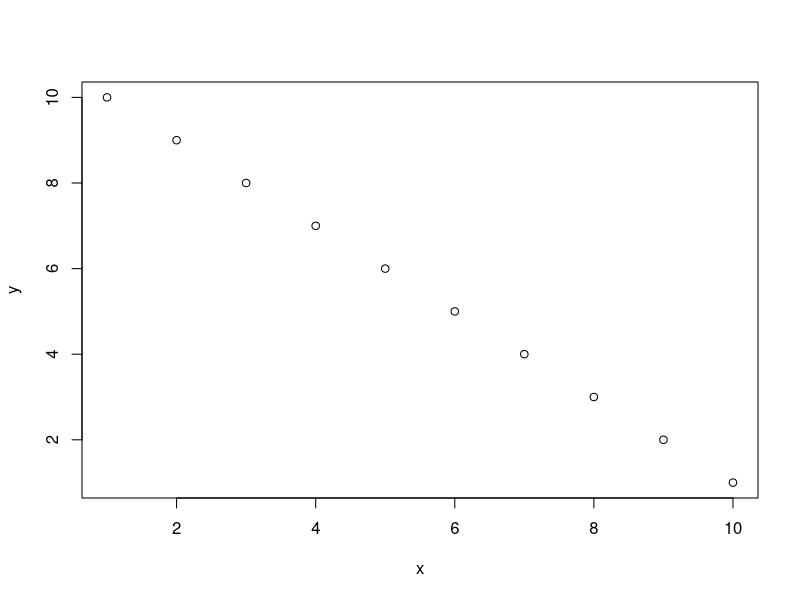
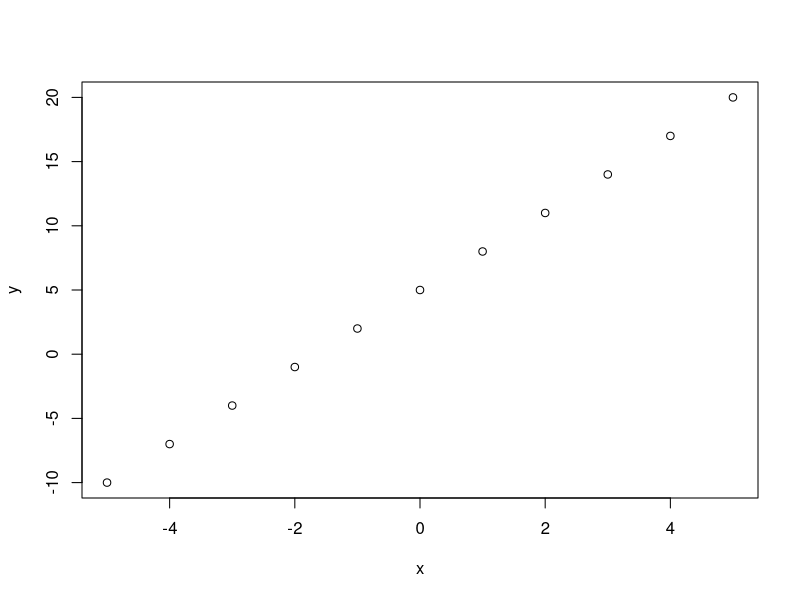
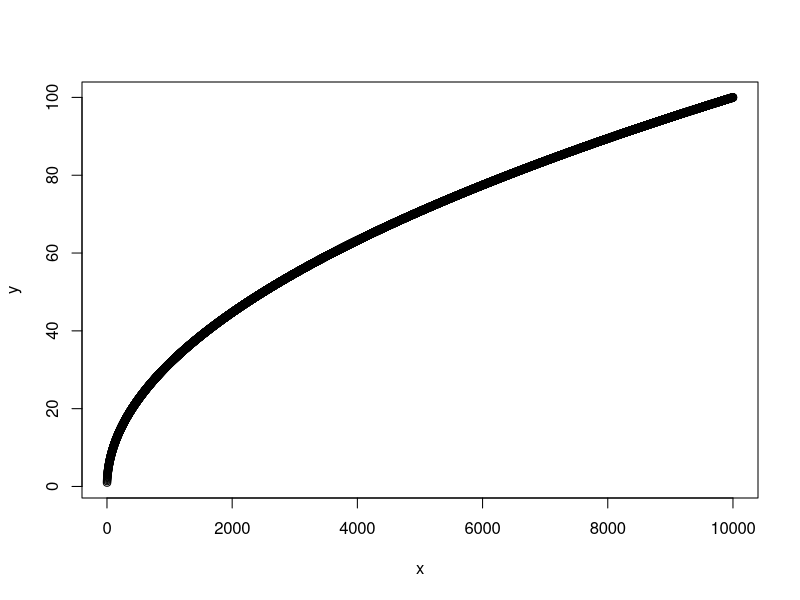
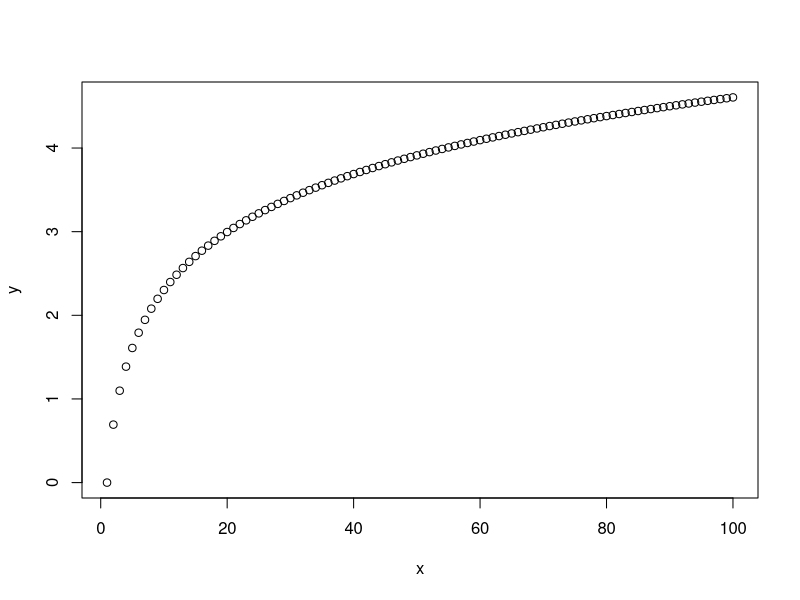
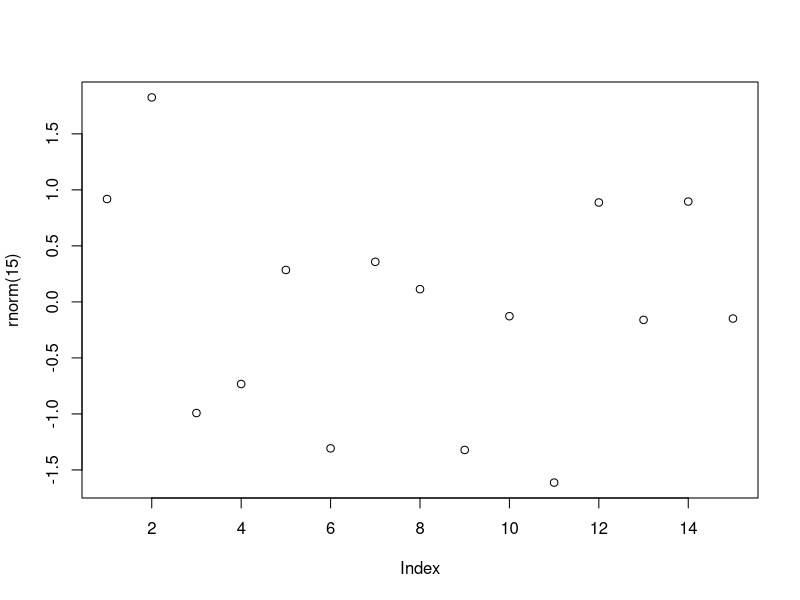
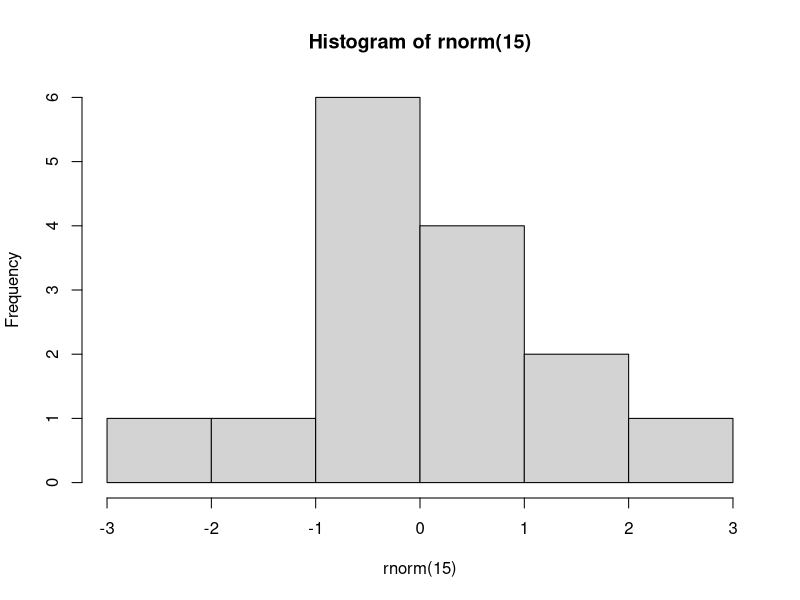
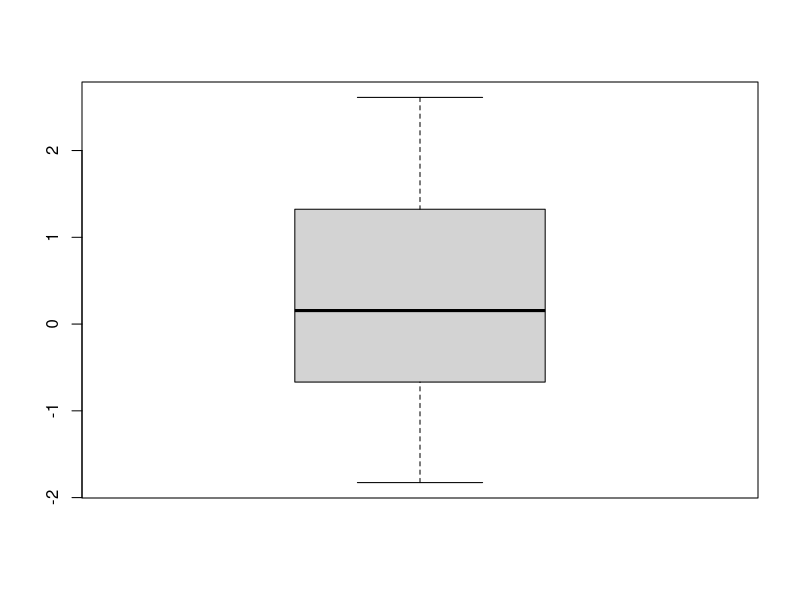
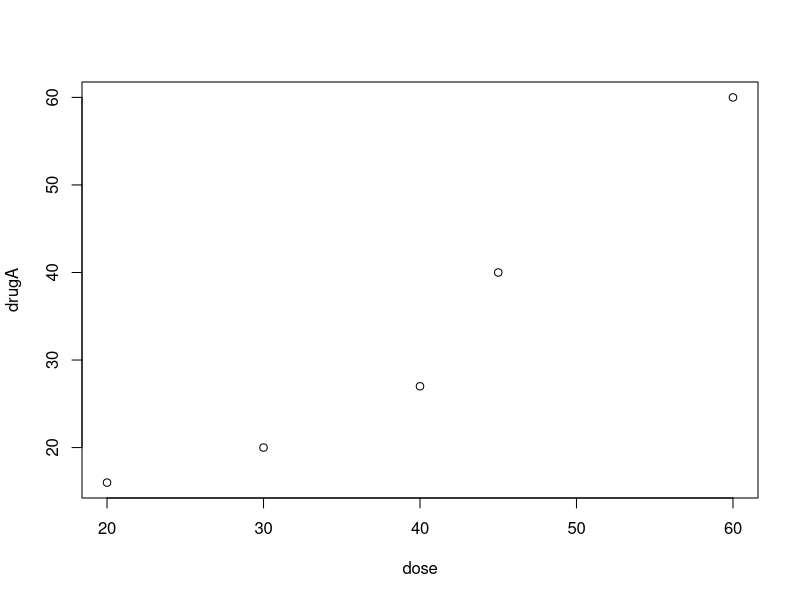

These figures' R source, in order: (Note: this script raises an error after producing the figures.)

# 숫자와 텍스트만으로 작성된 통계결과는 지루 / 따분
# 그래프와 그림형태로 제시(시각적 묘사) - Good
# 그래프 그리기 함수 : plot(x, y), plot(y ~ x)
x <- (1:10)
y <- (10:1)
plot(x, y)

x <- (-5:5)
y <- 3*x + 5
plot(x, y)

x <- (1:10000)
y <- sqrt(x)
plot(x, y)

x <- (1:100)
y <- log(x)
plot(x, y)

plot(rnorm(15))
hist(rnorm(15))
boxplot(rnorm(15))

#그래프 출력방향 지정 - sink()
bmp('c:/Java/graph.jpg') # 그래프를 jpg 확장자로 저장(왠지 bmp, png는 안됨)
attach(mtcars)
plot(wt, mpg) # x축 중량, y축 연비 / 산점도
abline(lm(mpg~wt)) # 상관관계를 의미하는 직선 추가
title('차량 중량에 따른 연비의 상관관계')
detach(mtcars)
sink() # 작성한 내용을 지정한 장치로 전달
dev.off() # sink 해제


# 그래프 그리기 사례
# 두 약물에 따른 환자 반응
dose <- c(20, 30, 40, 45, 60)
drugA <- c(16, 20, 27, 40, 60)
drugB <- c(15, 18, 25, 31, 40)
plot(dose, drugA, type='p') # 점(default값이 p임)
plot(dose, drugA, type='l') # 선
plot(dose, drugA, type='h') # 수직선
plot(dose, drugA, type='s') # 계단식
plot(dose, drugA, type='S') # 계단식

# 그래프 옵션 설정 - par()
# pch : 점 종류 (0 ~ 25)
# lty : 선 종류 (1 ~ 6)
# cex : 기호 크기 1, 1.5, 0.5
# lwd : 선 굵기 1, 1.5, 0.5
par(lty=2, pch=17, lwd=3, cex=3)
plot(dose, drugB, type='b')

plot(dose, drugB, type='b', lty=4, pch=5) # 이렇게 한방에 할 수도 있음

par(bg='light cyan')  # 그래프 배경
plot(dose, drugB, type='b')

# col 색, fg 전경색
plot(dose, drugA, col='red', col.axis='blue', coo.lab='green', main='메인제목', col.main='purple', sub='서브제목', col.sub='navy', fg='orange')


# 그래프에서 사용 가능한 색상 조회 - colors()
colors()
# 인기색
colors1 <- rainbow(10)
colors2 <- heat.colors(10)
colors3 <- topo.colors(10)
colors4 <- cm.colors(10)
colors5 <- gray(0:10/10)

plot(1:10, 10:1, col=colors1)
plot(1:10, 10:1, col=colors2)
plot(1:10, 10:1, col=colors3)
plot(1:10, 10:1, col=colors4)
plot(1:10, 10:1, col=colors5)

# iris에서 종별(Species)로 색상을 지정해서 산점도 출력
attach(iris)
plot(Petal.Width~Sepal.Width, iris, xlab='Sepal 길이', ylab = 'Petal 너비', main = 'iris 샘플링', col=c('red', 'blue', 'green')[Species])
detach(iris)


# 원 그래프(파이)
pie(rep(1:10), labels=colors1, col=colors1)
pie(rep(1:10), labels=colors2, col=colors2)
pie(rep(1:10), labels=colors3, col=colors3)
pie(rep(1:10), labels=colors4, col=colors4)
pie(rep(1:10), labels=colors5, col=colors5)

windowsFonts(
  A = windowFont("궁서체"),
  B = windowsFont("Consolas"),
  C = windowsFont("맑은 고딕")
)
# 폰트 : 1 기본, 2 진하게, 3 이탤릭, 4 진하고 이탤릭
par(mfrow=c(1, 1)) # 그래프 옵션 초기화
par(font.lab=3, font.main=4, font.axis=2, family='B') # A, B, C 글씨체 바뀜
plot(dose, drugA, type='b', main='폰트 연습')
     
     # 범례 - legend(위치, 제목, 범례...)
     install.packages('Hmisc') # 그래프에 작은 눈금을 그림
     library(Hmisc)
     minor.tick(nx=3, ny=3, tick.ratio=0.5)
     par(mfrow=c(1, 1))
     plot(dose, drugB, type='b', pch=15, lty=1, col='red', ylim=c(0, 60), main='환자와 약물A의 관계', xlab='환자', ylab='약물 반응')
     line(dose, drugB, type='b', pch=17, lty=2, col='blue')
     abline(h=c(30), lwd=1.5, lty=2, col='gray') # 보조선
     
     legend('topleft', inset=0.05, title='약물 종류', c('A', 'B'), lty=c(1, 2), pch=c(15, 17), col=c('red', 'blue'))
     # 위치는 3*3으로 나누어진 영역을 top, center, bottom, left, right를 조합해서 지정
     
     # 한 화면에 여러개의 그래프 배치
     # mfrow=c(행, 열) 행중심
     # mfcol=c(행, 열) 열중심
     
     # 2*2 형태의 그래프 배치
     par(mfrow=c(2, 2)) # 2*2 화면 나눔
     attach(mtcars)
     plot(wt, mpg, main='차량무게 대비 연비 산점도')
     plot(wt, disp, main='차량무게 대비 연비 산점도')
     hist(wt, main='차량무게 히스토그램')
     boxplot(wt, main='차량무게 박스플롯')
     detach()
     
     
     # 1*3 형태의 그래프 배치
     attach(mtcars)
     par(mfrow=c(3, 1))
     hist(wt) # 차체 중량
     hist(mpg) # 연비
     hist(disp) # 배기량
     detach(mtcars)
     
     # 1*2 형태의 그래프 배치
     # layout : 영역의 갯수는 행렬을 이용
     # layout(matrix(영역번호), 너비, 높이)
     # layout.show : 영역을 미리 볼 수 있음
     attach(mtcars)
     layout(matrix(c(1, 1, 2, 3), 2, 2, byrow=T))
     hist(wt)
     hist(mpg)
     hist(disp)
     detach(mtcars)
     
     
     attach(mtcars)
     split.screen(c(2, 1)) # 스크린을 2행 1열로 나눔
     split.screen(screen=2, c(1, 2)) # 2행 1열 스크린을 1행 2열로 나눔
     screen(1) # 1, 2
     hist(wt)
     screen(3) # 2, 1
     hist(mpg)
     screen(4) # 2, 2
     hist(disp)
     detach(mtcars)
     close.screen(all=T) # 화면을 원래대로
     
     
     # 선형 그래프 - plot
     # 시간별 추세를 표시하는데 적합
     apple <- c(30, 90, 120, 160, 230)
     plot(apple, type='o', col='red', axes=F, ann=F)
     axis(1, at=1:5, lab=c('월', '화', '수', '목', '금'))
     axis(2, ylim=c(0, 250))
     title(main='요일별 사과 섭취량', col.main='purple', font.main=4)
     title(xlab='요일', col.lab='black')
     title(ylab='섭취량', col.lab='blue')
     
     # 막대 그래프
     # 여러가지 통계나 사물의 양을 막대 모양의 길이로 나타내어 알아보기 쉽도록 그린 그래프
     # 수량의 많고 적음이나 늘고 줄어드는 양, 크고 작음을 비교하거나 변화 상황의 일별, 월별, 연별 통계 등에 많이 이용 - 자료를 쉽게 비교
     apple <- c(30, 90, 120, 160, 230)
     peach <- c(20, 45, 50, 30, 25)
     berry <- c(10, 15, 15, 10, 5)
     
     fruits <- data.frame(apple, peach, berry)
     barplot(as.matrix(fruits), main='과일 섭취량', ylab='섭취량', xlab='과일', 
             col=rainbow(5), beside = T, ylim=c(0, 250))
     
     # 히스토그램
     # 각 데이터의 구간을 대표하는 대표값을 기준으로 나타낸 분포표를 그래프로 나타낸 것
     # 연속적인 데이터의 분포를 주로 표현하는데 사용
     stud <- c(0, 1, 2, 3, 4, 4, 5, 8, 23, 22, 0)
     score <- c(0, 10, 20, 30, 40, 50, 60, 70, 80, 90, 100)
     hist(score, main='성적 히스토그램', breaks = 10)
     
     # 원 그래프 - pie
     # 전체를 기준으로 한 부분의 상대적 크기를 표시
     # 각 항목의 합이 100%가 되어야 한다
     slices <- c(10, 12, 4, 16, 8)
     lbls <- c('미국', '영국', '호주', '독일', '프랑스')
     pie(slices, lbls, main='국가별 주류 소비량')
     
     # 상자 그림 - boxplot
     # 중앙값, 평균, 사분위수 등과 같은 주요 통계 측정치를 시각화
     # 변수의 주요 통계 속성을 검사하는데 유용한 시각적 보조 도구를 제공
     boxplot(apple, peach, berry, col=c('red', 'yellow', 'green'), 
             names=c('사과', '복숭아', '딸기'))
     attach(iris)
     boxplot(Sepal.Width, Petal.Width, names=c('꽂받침 너비', '꽃잎 너비'))
     detach(iris)
